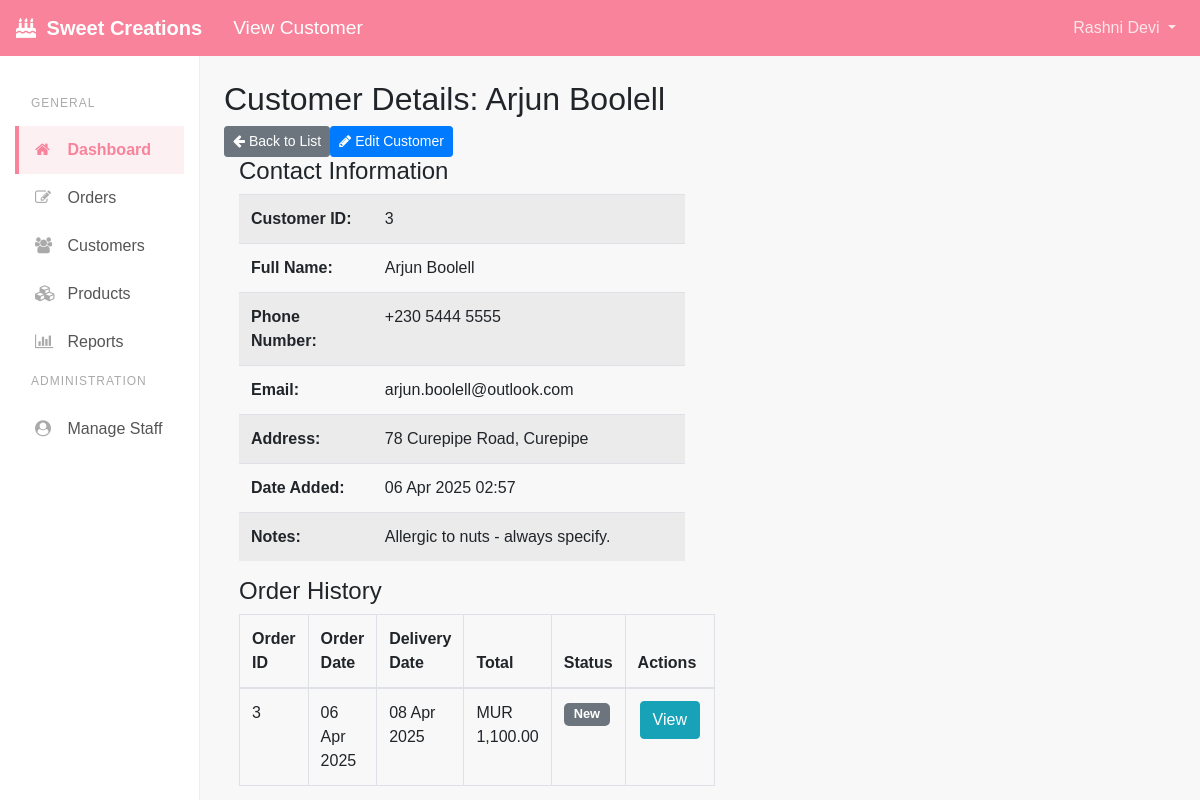
Screenshot of /customers/view_customer.php?id=3 (signed in) with the database file from the repository.
### tables this page shows
CREATE TABLE `CUSTOMERS` (
  `customer_id` int(11) NOT NULL AUTO_INCREMENT,
  `full_name` varchar(100) NOT NULL,
  `phone_number` varchar(20) NOT NULL,  
  `email` varchar(100) DEFAULT NULL,
  `address` text,
  `date_added` datetime NOT NULL DEFAULT CURRENT_TIMESTAMP,
  `notes` text,
  PRIMARY KEY (`customer_id`)
);

CREATE TABLE `ORDERS` (
  `order_id` int(11) NOT NULL AUTO_INCREMENT,
  `customer_id` int(11) NOT NULL,
  `user_id` int(11) NOT NULL,  
  `order_date` datetime NOT NULL DEFAULT CURRENT_TIMESTAMP,
  `delivery_date` date NOT NULL,
  `delivery_time` varchar(10) DEFAULT NULL,  
  `delivery_address` text,
  `order_status` varchar(50) NOT NULL DEFAULT 'New',  
  `total_amount` decimal(10,2) NOT NULL DEFAULT '0.00',
  `is_paid` tinyint(1) NOT NULL DEFAULT '0',
  `special_requirements` text,
  PRIMARY KEY (`order_id`),
  KEY `customer_id` (`customer_id`),
  KEY `user_id` (`user_id`),
  CONSTRAINT `orders_ibfk_1` FOREIGN KEY (`customer_id`) REFERENCES `CUSTOMERS` (`customer_id`),
  CONSTRAINT `orders_ibfk_2` FOREIGN KEY (`user_id`) REFERENCES `USERS` (`user_id`)
);

### includes/functions.php (called while the page is built, shortened)
<?php
function connectDB() {
    $dsn = 'mysql:host=' . DB_HOST . ';dbname=' . DB_NAME . ';charset=utf8mb4';
    $options = [
        PDO::ATTR_ERRMODE            => PDO::ERRMODE_EXCEPTION,
        PDO::ATTR_DEFAULT_FETCH_MODE => PDO::FETCH_ASSOC,
        PDO::ATTR_EMULATE_PREPARES   => false,
    ];
    try {
        $pdo = new PDO($dsn, DB_USER, DB_PASS, $options);
        return $pdo;
    } catch (PDOException $e) {
        error_log("Database Connection Error: " . $e->getMessage());
        echo "Error connecting to the database. Please check configuration or contact support.";
        exit;
    }
}
function formatCurrency($amount, $default = 'N/A') {
    return 'MUR ' . number_format((float)$amount, 2, '.', ',');
}
function formatDate($mysqlDateTime, $format = 'd M Y', $default = 'N/A') {
    try {
        $date = new DateTime($mysqlDateTime);
        return $date->format($format);
    } catch (Exception $e) {
        return $default;
    }
}
function getCustomerById($id) {
    $conn = connectDB();
    try {
        $sql = "SELECT * FROM CUSTOMERS WHERE customer_id = :id";
        $stmt = $conn->prepare($sql);
        $stmt->bindParam(':id', $id, PDO::PARAM_INT);
        $stmt->execute();
        return $stmt->fetch(PDO::FETCH_ASSOC);
    } catch (PDOException $e) {
        error_log("Get customer by ID error: " . $e->getMessage());
        return false;
    } finally {
        $conn = null;
    }
}
function getOrdersByCustomer($customerId) {
    $conn = connectDB();
    try {
        $sql = "SELECT o.order_id, o.customer_id, o.user_id, o.order_date, o.delivery_date,
                       o.delivery_time, o.delivery_address, o.order_status, o.total_amount, o.is_paid
                FROM ORDERS o
                WHERE o.customer_id = ?
                ORDER BY o.order_date DESC";
        $stmt = $conn->prepare($sql);
        $stmt->execute([$customerId]);
        return $stmt->fetchAll(PDO::FETCH_ASSOC);
    } catch (PDOException $e) {
        error_log("Get orders by customer error: " . $e->getMessage());
        return [];
    } finally {
        $conn = null;
    }
}
?>

### customers/view_customer.php (the view, shortened to what this page needs)
<?php
require_once '../includes/functions.php';
$customerId = isset($_GET['id']) ? (int)$_GET['id'] : 0;
$customer = getCustomerById($customerId);
$customerOrders = getOrdersByCustomer($customerId);
include '../includes/header.php';
?>
<div class="row">
    <div class="col-md-12">
        <div class="x_panel">
            <div class="x_title">
                <h2>Customer Details: <?php echo htmlspecialchars($customer['full_name']); ?></h2>
                 <ul class="nav navbar-right panel_toolbox">
                    <li><a href="customers.php" class="btn btn-secondary btn-sm"><i class="fa fa-arrow-left"></i> Back to List</a></li>
                    <li><a href="edit_customer.php?id=<?php echo $customer['customer_id']; ?>" class="btn btn-primary btn-sm"><i class="fa fa-pencil"></i> Edit Customer</a></li>
                </ul>
            </div>
            <div class="x_content">
                <div class="col-md-6 col-sm-6">
                    <h4>Contact Information</h4>
                    <table class="table table-striped">
                        <tbody>
                            <tr>
                                <th style="width:30%;">Customer ID:</th>
                                <td><?php echo $customer['customer_id']; ?></td>
                            </tr>
                            <tr>
                                <th>Full Name:</th>
                                <td><?php echo htmlspecialchars($customer['full_name']); ?></td>
                            </tr>
                             <tr>
                                <th>Phone Number:</th>
                                <td><?php echo htmlspecialchars($customer['phone_number']); ?></td>
                            </tr>
                             <tr>
                                <th>Email:</th>
                                <td><?php echo htmlspecialchars($customer['email'] ?: 'N/A'); ?></td>
                            </tr>
                             <tr>
                                <th>Address:</th>
                                <td><?php echo nl2br(htmlspecialchars($customer['address'] ?: 'N/A')); ?></td>
                            </tr>
                             <tr>
                                <th>Date Added:</th>
                                <td><?php echo date('d M Y H:i', strtotime($customer['date_added'])); ?></td>
                            </tr>
                            <tr>
                                <th>Notes:</th>
                                <td><?php echo nl2br(htmlspecialchars($customer['notes'] ?: 'N/A')); ?></td>
                            </tr>
                        </tbody>
                    </table>
                </div>
                <div class="col-md-6 col-sm-6">
                     <h4>Order History</h4>
                     <?php if (empty($customerOrders)): ?>
                         <div class="alert alert-info">
                             <i class="fa fa-info-circle"></i> No orders found for this customer yet.
                             <a href="../orders/add_order.php" class="btn btn-sm btn-primary ml-2">
                                 <i class="fa fa-plus"></i> Create First Order
                             </a>
                         </div>
                     <?php else: ?>
                         <table class="table table-bordered">
                             <thead>
                                 <tr>
                                     <th>Order ID</th>
                                     <th>Order Date</th>
                                     <th>Delivery Date</th>
                                     <th>Total</th>
                                     <th>Status</th>
                                     <th>Actions</th>
                                 </tr>
                             </thead>
                             <tbody>
                                 <?php foreach ($customerOrders as $order): ?>
                                 <tr>
                                     <td><?php echo $order['order_id']; ?></td>
                                     <td><?php echo formatDate($order['order_date'], 'd M Y'); ?></td>
                                     <td><?php echo formatDate($order['delivery_date'], 'd M Y'); ?></td>
                                     <td><?php echo formatCurrency($order['total_amount']); ?></td>
                                     <td>
                                         <span class="badge badge-<?php
                                             echo $order['order_status'] === 'delivered' ? 'success' :
                                                  ($order['order_status'] === 'in_progress' ? 'warning' :
                                                   ($order['order_status'] === 'ready' ? 'info' : 'secondary'));
                                         ?>">
                                             <?php echo ucfirst(htmlspecialchars($order['order_status'])); ?>
                                         </span>
                                     </td>
                                     <td>
                                         <a href="../orders/view_order.php?id=<?php echo $order['order_id']; ?>" class="btn btn-info btn-xs">View</a>
                                     </td>
                                 </tr>
                                 <?php endforeach; ?>
                             </tbody>
                         </table>
                     <?php endif; ?>
                 </div>
            </div>
        </div>
    </div>
</div>
<?php include '../includes/footer.php'; ?>

### assets/css/app.css (style rules this page uses)
.table .btn-xs { margin: 0 2px; min-width: 60px; }
.table { table-layout: auto; }
.table th, .table td { word-wrap: break-word; }
:root { --sweet-pink: #f8839a; --sweet-light-gray: #f8f8f8; --sweet-text-color: #555; --sweet-sidebar-bg: #ffffff; --sweet-sidebar-link-color: #555; --sweet-sidebar-link-active-color: var(--sweet-pink); --sweet-sidebar-link-active-bg: #fdf0f3; }
body { font-family: sans-serif; background-color: var(--sweet-light-gray); }
.badge { border-radius: 5px; padding: 5px 10px; font-size: 0.8em; font-weight: bold; }

### rows the page displays
customers: full_name "Arjun Boolell", customer_id "3", phone_number "+230 5444 5555", email "arjun.boolell@outlook.com", address "78 Curepipe Road, Curepipe", date_added "06 Apr 2025 02:57", notes "Allergic to nuts - always specify."
orders: order_id "3", order_date "06 Apr 2025", delivery_date "08 Apr 2025", total_amount "MUR 1,100.00", order_status "New"

### other values shown
$pageTitle "View Customer"
$_SESSION['full_name'] "Rashni Devi"
